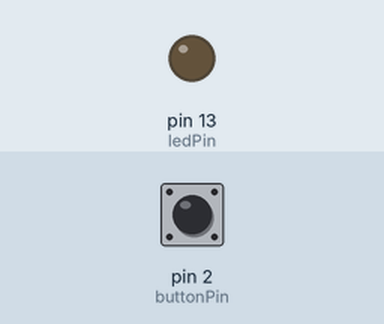
This sketch was run on a simulated Arduino Uno, built with avr-gcc and run on an emulated ATmega328P. Parts: output pins drawn as LEDs (lit = HIGH). Inputs (shaded band) come from the test bench; at power-on: pin 2 (buttonPin) LOW.

Above: at 1.2 s.
1.3 s: pin 2 (buttonPin) pulled HIGH for 0.15 s
At 1.7 s:
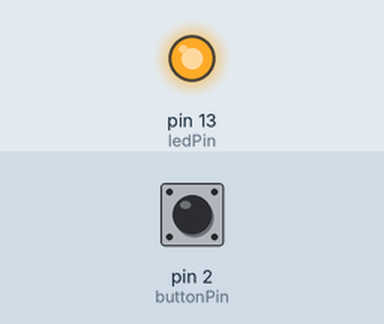
2.9 s: pin 2 (buttonPin) pulled HIGH for 1 s
At 3.4 s:
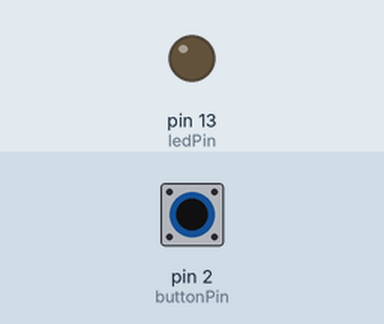
5.4 s: pin 2 (buttonPin) pulled HIGH for 3.2 s
At 9.0 s:
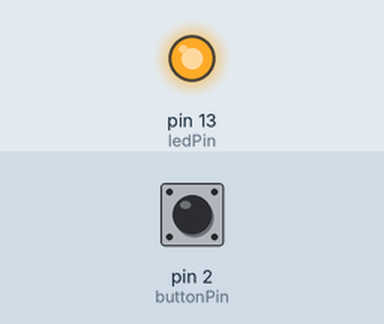
Timing chart, 0 to 10.5 s (numbered marks = the images above; inputs shaded):
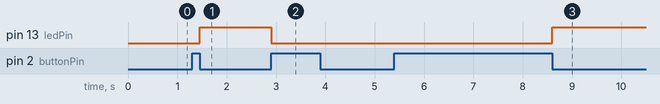

Measured:
- after the input at 1.3 s, pin 13 (ledPin): LOW → HIGH after 0.15 s
- after the input at 2.9 s, pin 13 (ledPin): HIGH → LOW at once
- after the input at 5.4 s, pin 13 (ledPin): LOW → HIGH after 3.2 s

The sketch:

Button_Module.ino
```cpp
const int buttonPin = 2;
const int ledPin = 13;
int buttonState = 0;
int count = 0;
void setup() {
  pinMode(ledPin, OUTPUT);
  pinMode(buttonPin, INPUT);
}
void loop() {
  buttonState = digitalRead(buttonPin);
  if (buttonState == HIGH) {
    count++;
  }
  switch (count) {
  case 1: {
    digitalWrite(ledPin, HIGH);
  } break;
  case 2: {
    digitalWrite(ledPin, LOW);
  } break;
  case 3: {
    count = 1;
  } break;
  }
}
```
